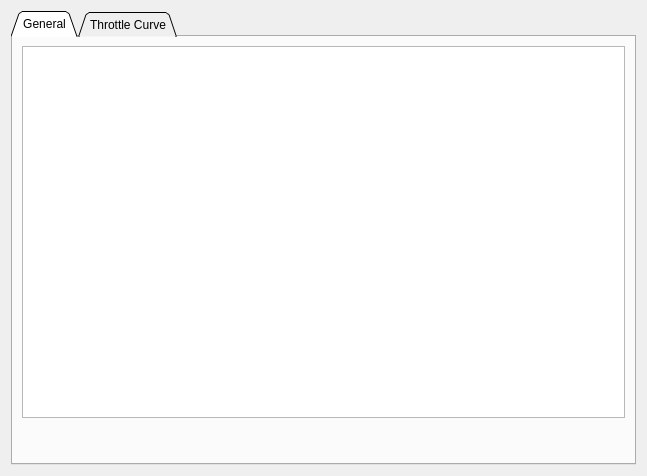
<?xml version="1.0" encoding="UTF-8"?>
<ui version="4.0">
 <class>PageAppNunchuk</class>
 <widget class="QWidget" name="PageAppNunchuk">
  <property name="geometry">
   <rect>
    <x>0</x>
    <y>0</y>
    <width>647</width>
    <height>476</height>
   </rect>
  </property>
  <property name="windowTitle">
   <string>Form</string>
  </property>
  <layout class="QVBoxLayout" name="verticalLayout">
   <item>
    <widget class="QTabWidget" name="tabWidget">
     <property name="tabShape">
      <enum>QTabWidget::Triangular</enum>
     </property>
     <property name="currentIndex">
      <number>0</number>
     </property>
     <widget class="QWidget" name="tab">
      <attribute name="title">
       <string>General</string>
      </attribute>
      <layout class="QVBoxLayout" name="verticalLayout_2">
       <item>
        <widget class="ParamTable" name="generalTab"/>
       </item>
       <item>
        <widget class="DisplayPercentage" name="display" native="true">
         <property name="minimumSize">
          <size>
           <width>0</width>
           <height>30</height>
          </size>
         </property>
        </widget>
       </item>
      </layout>
     </widget>
     <widget class="QWidget" name="tab_2">
      <attribute name="title">
       <string>Throttle Curve</string>
      </attribute>
      <layout class="QVBoxLayout" name="verticalLayout_3">
       <item>
        <widget class="ParamTable" name="throttleCurveTab">
         <property name="sizePolicy">
          <sizepolicy hsizetype="Expanding" vsizetype="Fixed">
           <horstretch>0</horstretch>
           <verstretch>0</verstretch>
          </sizepolicy>
         </property>
         <property name="maximumSize">
          <size>
           <width>16777215</width>
           <height>100</height>
          </size>
         </property>
        </widget>
       </item>
       <item>
        <widget class="QCustomPlot" name="throttlePlot" native="true">
         <property name="sizePolicy">
          <sizepolicy hsizetype="Preferred" vsizetype="MinimumExpanding">
           <horstretch>0</horstretch>
           <verstretch>0</verstretch>
          </sizepolicy>
         </property>
        </widget>
       </item>
      </layout>
     </widget>
    </widget>
   </item>
  </layout>
 </widget>
 <customwidgets>
  <customwidget>
   <class>ParamTable</class>
   <extends>QTableWidget</extends>
   <header>widgets/paramtable.h</header>
  </customwidget>
  <customwidget>
   <class>QCustomPlot</class>
   <extends>QWidget</extends>
   <header>widgets/qcustomplot.h</header>
   <container>1</container>
  </customwidget>
  <customwidget>
   <class>DisplayPercentage</class>
   <extends>QWidget</extends>
   <header>widgets/displaypercentage.h</header>
   <container>1</container>
  </customwidget>
 </customwidgets>
 <resources/>
 <connections/>
</ui>
